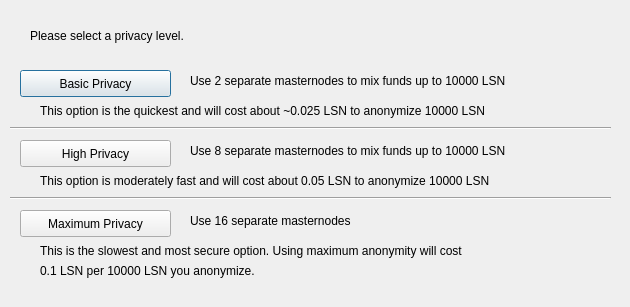
<?xml version="1.0" encoding="UTF-8"?>
<ui version="4.0">
 <class>DarksendConfig</class>
 <widget class="QDialog" name="DarksendConfig">
  <property name="geometry">
   <rect>
    <x>0</x>
    <y>0</y>
    <width>630</width>
    <height>307</height>
   </rect>
  </property>
  <property name="windowTitle">
   <string>Configure Darksend</string>
  </property>
  <widget class="QPushButton" name="buttonBasic">
   <property name="geometry">
    <rect>
     <x>20</x>
     <y>70</y>
     <width>151</width>
     <height>27</height>
    </rect>
   </property>
   <property name="text">
    <string>Basic Privacy</string>
   </property>
  </widget>
  <widget class="QPushButton" name="buttonHigh">
   <property name="geometry">
    <rect>
     <x>20</x>
     <y>140</y>
     <width>151</width>
     <height>27</height>
    </rect>
   </property>
   <property name="text">
    <string>High Privacy</string>
   </property>
  </widget>
  <widget class="QPushButton" name="buttonMax">
   <property name="geometry">
    <rect>
     <x>20</x>
     <y>210</y>
     <width>151</width>
     <height>27</height>
    </rect>
   </property>
   <property name="text">
    <string>Maximum Privacy</string>
   </property>
  </widget>
  <widget class="QLabel" name="label">
   <property name="geometry">
    <rect>
     <x>30</x>
     <y>20</y>
     <width>571</width>
     <height>31</height>
    </rect>
   </property>
   <property name="text">
    <string>Please select a privacy level.</string>
   </property>
  </widget>
  <widget class="QLabel" name="label_2">
   <property name="geometry">
    <rect>
     <x>190</x>
     <y>70</y>
     <width>421</width>
     <height>21</height>
    </rect>
   </property>
   <property name="text">
    <string>Use 2 separate masternodes to mix funds up to 10000 LSN</string>
   </property>
  </widget>
  <widget class="QLabel" name="label_3">
   <property name="geometry">
    <rect>
     <x>190</x>
     <y>140</y>
     <width>411</width>
     <height>21</height>
    </rect>
   </property>
   <property name="text">
    <string>Use 8 separate masternodes to mix funds up to 10000 LSN</string>
   </property>
  </widget>
  <widget class="QLabel" name="label_4">
   <property name="geometry">
    <rect>
     <x>190</x>
     <y>210</y>
     <width>421</width>
     <height>21</height>
    </rect>
   </property>
   <property name="text">
    <string>Use 16 separate masternodes</string>
   </property>
  </widget>
  <widget class="QLabel" name="label_6">
   <property name="geometry">
    <rect>
     <x>40</x>
     <y>100</y>
     <width>561</width>
     <height>21</height>
    </rect>
   </property>
   <property name="text">
    <string>This option is the quickest and will cost about ~0.025 LSN to anonymize 10000 LSN</string>
   </property>
  </widget>
  <widget class="QLabel" name="label_7">
   <property name="geometry">
    <rect>
     <x>40</x>
     <y>170</y>
     <width>561</width>
     <height>21</height>
    </rect>
   </property>
   <property name="text">
    <string>This option is moderately fast and will cost about 0.05 LSN to anonymize 10000 LSN</string>
   </property>
  </widget>
  <widget class="QLabel" name="label_8">
   <property name="geometry">
    <rect>
     <x>40</x>
     <y>240</y>
     <width>561</width>
     <height>21</height>
    </rect>
   </property>
   <property name="text">
    <string>This is the slowest and most secure option. Using maximum anonymity will cost</string>
   </property>
  </widget>
  <widget class="QLabel" name="label_9">
   <property name="geometry">
    <rect>
     <x>40</x>
     <y>260</y>
     <width>561</width>
     <height>21</height>
    </rect>
   </property>
   <property name="text">
    <string>0.1 LSN per 10000 LSN you anonymize.</string>
   </property>
  </widget>
  <widget class="Line" name="line">
   <property name="geometry">
    <rect>
     <x>10</x>
     <y>120</y>
     <width>601</width>
     <height>16</height>
    </rect>
   </property>
   <property name="orientation">
    <enum>Qt::Horizontal</enum>
   </property>
  </widget>
  <widget class="Line" name="line_2">
   <property name="geometry">
    <rect>
     <x>10</x>
     <y>190</y>
     <width>601</width>
     <height>16</height>
    </rect>
   </property>
   <property name="orientation">
    <enum>Qt::Horizontal</enum>
   </property>
  </widget>
 </widget>
 <resources/>
 <connections/>
</ui>
